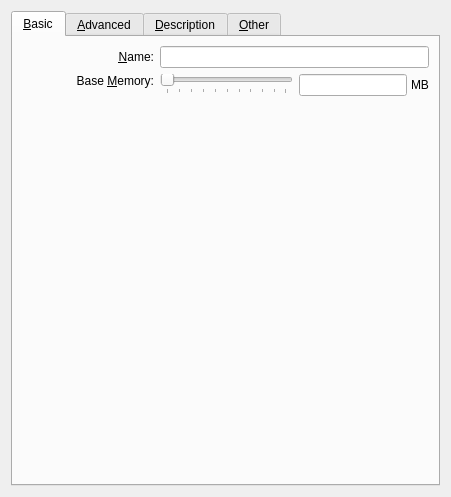
<ui version="4.0" >
 <comment>
 VBox frontends: Qt4 GUI ("VirtualBox"):

 Copyright (C) 2008 Sun Microsystems, Inc.

 This file is part of VirtualBox Open Source Edition (OSE), as
 available from http://www.virtualbox.org. This file is free software;
 you can redistribute it and/or modify it under the terms of the GNU
 General Public License (GPL) as published by the Free Software
 Foundation, in version 2 as it comes in the "COPYING" file of the
 VirtualBox OSE distribution. VirtualBox OSE is distributed in the
 hope that it will be useful, but WITHOUT ANY WARRANTY of any kind.

 Please contact Sun Microsystems, Inc., 4150 Network Circle, Santa
 Clara, CA 95054 USA or visit http://www.sun.com if you need
 additional information or have any questions.
 </comment>
 <class>VBoxVMSettingsGeneral</class>
 <widget class="QWidget" name="VBoxVMSettingsGeneral" >
  <property name="geometry" >
   <rect>
    <x>0</x>
    <y>0</y>
    <width>451</width>
    <height>497</height>
   </rect>
  </property>
  <layout class="QHBoxLayout" >
   <item>
    <widget class="QTabWidget" name="mTabGeneral" >
     <property name="currentIndex" >
      <number>0</number>
     </property>
     <widget class="QWidget" name="mTabBasic" >
      <attribute name="title" >
       <string>&amp;Basic</string>
      </attribute>
      <layout class="QVBoxLayout" >
       <item>
        <widget class="VBoxOSTypeSelectorWidget" name="mOSTypeSelector" >
         <layout class="QGridLayout" >
          <property name="leftMargin" >
           <number>0</number>
          </property>
          <property name="topMargin" >
           <number>0</number>
          </property>
          <property name="rightMargin" >
           <number>0</number>
          </property>
          <property name="bottomMargin" >
           <number>0</number>
          </property>
          <item row="0" column="0" >
           <widget class="QLabel" name="mLbName" >
            <property name="text" >
             <string>&amp;Name:</string>
            </property>
            <property name="alignment" >
             <set>Qt::AlignRight|Qt::AlignTrailing|Qt::AlignVCenter</set>
            </property>
            <property name="buddy" >
             <cstring>mLeName</cstring>
            </property>
           </widget>
          </item>
          <item row="0" column="1" colspan="2" >
           <widget class="QLineEdit" name="mLeName" >
            <property name="whatsThis" >
             <string>Displays the name of the virtual machine.</string>
            </property>
           </widget>
          </item>
          <item row="3" column="0" >
           <widget class="QLabel" name="mLbRam" >
            <property name="text" >
             <string>Base &amp;Memory:</string>
            </property>
            <property name="alignment" >
             <set>Qt::AlignRight|Qt::AlignTrailing|Qt::AlignVCenter</set>
            </property>
            <property name="buddy" >
             <cstring>mLeRam</cstring>
            </property>
           </widget>
          </item>
          <item rowspan="2" row="3" column="1" colspan="2" >
           <layout class="QGridLayout" >
            <item rowspan="2" row="0" column="0" >
             <layout class="QVBoxLayout" >
              <property name="spacing" >
               <number>0</number>
              </property>
              <item>
               <widget class="QSlider" name="mSlRam" >
                <property name="whatsThis" >
                 <string>Controls the amount of memory provided to the virtual machine. If you assign too much, the machine might not start.</string>
                </property>
                <property name="orientation" >
                 <enum>Qt::Horizontal</enum>
                </property>
                <property name="tickPosition" >
                 <enum>QSlider::TicksBelow</enum>
                </property>
               </widget>
              </item>
              <item>
               <layout class="QHBoxLayout" >
                <item>
                 <widget class="QLabel" name="mLbRamMin" >
                  <property name="sizePolicy" >
                   <sizepolicy vsizetype="Fixed" hsizetype="Fixed" >
                    <horstretch>0</horstretch>
                    <verstretch>0</verstretch>
                   </sizepolicy>
                  </property>
                 </widget>
                </item>
                <item>
                 <spacer>
                  <property name="orientation" >
                   <enum>Qt::Horizontal</enum>
                  </property>
                  <property name="sizeHint" >
                   <size>
                    <width>0</width>
                    <height>0</height>
                   </size>
                  </property>
                 </spacer>
                </item>
                <item>
                 <widget class="QLabel" name="mLbRamMax" >
                  <property name="sizePolicy" >
                   <sizepolicy vsizetype="Fixed" hsizetype="Fixed" >
                    <horstretch>0</horstretch>
                    <verstretch>0</verstretch>
                   </sizepolicy>
                  </property>
                  <property name="alignment" >
                   <set>Qt::AlignRight|Qt::AlignTrailing|Qt::AlignVCenter</set>
                  </property>
                 </widget>
                </item>
               </layout>
              </item>
             </layout>
            </item>
            <item row="0" column="1" >
             <layout class="QHBoxLayout" >
              <property name="spacing" >
               <number>4</number>
              </property>
              <item>
               <widget class="QILineEdit" name="mLeRam" >
                <property name="sizePolicy" >
                 <sizepolicy vsizetype="Fixed" hsizetype="Maximum" >
                  <horstretch>0</horstretch>
                  <verstretch>0</verstretch>
                 </sizepolicy>
                </property>
                <property name="whatsThis" >
                 <string>Controls the amount of memory provided to the virtual machine. If you assign too much, the machine might not start.</string>
                </property>
               </widget>
              </item>
              <item>
               <widget class="QLabel" name="mLbRamUnit" >
                <property name="sizePolicy" >
                 <sizepolicy vsizetype="Fixed" hsizetype="Fixed" >
                  <horstretch>0</horstretch>
                  <verstretch>0</verstretch>
                 </sizepolicy>
                </property>
                <property name="text" >
                 <string>MB</string>
                </property>
               </widget>
              </item>
             </layout>
            </item>
           </layout>
          </item>
         </layout>
        </widget>
       </item>
       <item>
        <spacer>
         <property name="orientation" >
          <enum>Qt::Vertical</enum>
         </property>
         <property name="sizeHint" >
          <size>
           <width>20</width>
           <height>0</height>
          </size>
         </property>
        </spacer>
       </item>
      </layout>
     </widget>
     <widget class="QWidget" name="mTabAdvanced" >
      <attribute name="title" >
       <string>&amp;Advanced</string>
      </attribute>
      <layout class="QGridLayout" >
       <item row="0" column="0" >
        <widget class="QLabel" name="mGbBootOrder" >
         <property name="text" >
          <string>Boo&amp;t Order:</string>
         </property>
         <property name="alignment" >
          <set>Qt::AlignRight|Qt::AlignTop|Qt::AlignTrailing</set>
         </property>
         <property name="buddy" >
          <cstring>mTwBootOrder</cstring>
         </property>
        </widget>
       </item>
       <item row="0" column="1" >
        <widget class="QWidget" native="1" name="widget" >
         <property name="sizePolicy" >
          <sizepolicy vsizetype="Fixed" hsizetype="Fixed" >
           <horstretch>0</horstretch>
           <verstretch>0</verstretch>
          </sizepolicy>
         </property>
         <layout class="QHBoxLayout" >
          <property name="leftMargin" >
           <number>0</number>
          </property>
          <property name="topMargin" >
           <number>0</number>
          </property>
          <property name="rightMargin" >
           <number>0</number>
          </property>
          <property name="bottomMargin" >
           <number>0</number>
          </property>
          <item>
           <widget class="QWidget" native="1" name="mWBootContainer" >
            <layout class="QHBoxLayout" >
             <property name="leftMargin" >
              <number>0</number>
             </property>
             <property name="topMargin" >
              <number>0</number>
             </property>
             <property name="rightMargin" >
              <number>0</number>
             </property>
             <property name="bottomMargin" >
              <number>0</number>
             </property>
             <item>
              <layout class="QVBoxLayout" >
               <property name="spacing" >
                <number>0</number>
               </property>
               <item>
                <widget class="BootItemsTable" name="mTwBootOrder" >
                 <property name="whatsThis" >
                  <string>Defines the boot device order. Use checkboxes to the left to enable or disable individual boot devices. Move items up and down to change the device order.</string>
                 </property>
                 <property name="verticalScrollBarPolicy" >
                  <enum>Qt::ScrollBarAlwaysOff</enum>
                 </property>
                 <property name="horizontalScrollBarPolicy" >
                  <enum>Qt::ScrollBarAlwaysOff</enum>
                 </property>
                 <property name="alternatingRowColors" >
                  <bool>true</bool>
                 </property>
                 <property name="rootIsDecorated" >
                  <bool>false</bool>
                 </property>
                 <property name="uniformRowHeights" >
                  <bool>true</bool>
                 </property>
                 <column>
                  <property name="text" >
                   <string>[device]</string>
                  </property>
                 </column>
                </widget>
               </item>
              </layout>
             </item>
             <item>
              <layout class="QVBoxLayout" >
               <property name="spacing" >
                <number>0</number>
               </property>
               <item>
                <widget class="QToolButton" name="mTbBootItemUp" >
                 <property name="enabled" >
                  <bool>false</bool>
                 </property>
                 <property name="focusPolicy" >
                  <enum>Qt::StrongFocus</enum>
                 </property>
                 <property name="toolTip" >
                  <string>Move Up (Ctrl-Up)</string>
                 </property>
                 <property name="whatsThis" >
                  <string>Moves the selected boot device up.</string>
                 </property>
                 <property name="text" >
                  <string/>
                 </property>
                 <property name="autoRaise" >
                  <bool>true</bool>
                 </property>
                </widget>
               </item>
               <item>
                <widget class="QToolButton" name="mTbBootItemDown" >
                 <property name="enabled" >
                  <bool>false</bool>
                 </property>
                 <property name="focusPolicy" >
                  <enum>Qt::StrongFocus</enum>
                 </property>
                 <property name="toolTip" >
                  <string>Move Down (Ctrl-Down)</string>
                 </property>
                 <property name="whatsThis" >
                  <string>Moves the selected boot device down.</string>
                 </property>
                 <property name="text" >
                  <string/>
                 </property>
                 <property name="autoRaise" >
                  <bool>true</bool>
                 </property>
                </widget>
               </item>
               <item>
                <spacer>
                 <property name="orientation" >
                  <enum>Qt::Vertical</enum>
                 </property>
                 <property name="sizeType" >
                  <enum>QSizePolicy::Expanding</enum>
                 </property>
                 <property name="sizeHint" >
                  <size>
                   <width>4</width>
                   <height>0</height>
                  </size>
                 </property>
                </spacer>
               </item>
              </layout>
             </item>
            </layout>
           </widget>
          </item>
         </layout>
        </widget>
       </item>
       <item row="1" column="0" >
        <widget class="QLabel" name="mGbAdvanced" >
         <property name="text" >
          <string>Extended Features:</string>
         </property>
         <property name="alignment" >
          <set>Qt::AlignRight|Qt::AlignTop|Qt::AlignTrailing</set>
         </property>
         <property name="buddy" >
          <cstring>mCbAcpi</cstring>
         </property>
        </widget>
       </item>
       <item row="1" column="1" >
        <layout class="QVBoxLayout" >
         <item>
          <widget class="QCheckBox" name="mCbAcpi" >
           <property name="sizePolicy" >
            <sizepolicy vsizetype="Fixed" hsizetype="MinimumExpanding" >
             <horstretch>0</horstretch>
             <verstretch>0</verstretch>
            </sizepolicy>
           </property>
           <property name="whatsThis" >
            <string>When checked, the virtual machine will support the Advanced Configuration and Power Management Interface (ACPI). &lt;b>Note:&lt;/b> don't disable this feature after having installed a Windows guest operating system!</string>
           </property>
           <property name="text" >
            <string>Enable A&amp;CPI</string>
           </property>
          </widget>
         </item>
         <item>
          <widget class="QCheckBox" name="mCbApic" >
           <property name="sizePolicy" >
            <sizepolicy vsizetype="Fixed" hsizetype="MinimumExpanding" >
             <horstretch>0</horstretch>
             <verstretch>0</verstretch>
            </sizepolicy>
           </property>
           <property name="whatsThis" >
            <string>When checked, the virtual machine will support the Input Output APIC (IO APIC), which may slightly decrease the VM performance. &lt;b>Note:&lt;/b> don't disable this feature after having installed a Windows guest operating system!</string>
           </property>
           <property name="text" >
            <string>Enable IO A&amp;PIC</string>
           </property>
          </widget>
         </item>
         <item>
          <widget class="QCheckBox" name="mCbVirt" >
           <property name="sizePolicy" >
            <sizepolicy vsizetype="Fixed" hsizetype="MinimumExpanding" >
             <horstretch>0</horstretch>
             <verstretch>0</verstretch>
            </sizepolicy>
           </property>
           <property name="whatsThis" >
            <string>When checked, the virtual machine will try to make use of the host CPU's hardware virtualization extensions such as Intel VT-x and AMD-V.</string>
           </property>
           <property name="text" >
            <string>Enable &amp;VT-x/AMD-V</string>
           </property>
          </widget>
         </item>
         <item>
          <layout class="QHBoxLayout" >
           <item>
            <spacer>
             <property name="orientation" >
              <enum>Qt::Horizontal</enum>
             </property>
             <property name="sizeType" >
              <enum>QSizePolicy::Fixed</enum>
             </property>
             <property name="sizeHint" >
              <size>
               <width>20</width>
               <height>0</height>
              </size>
             </property>
            </spacer>
           </item>
           <item>
            <widget class="QCheckBox" name="mCbNestedPaging" >
             <property name="sizePolicy" >
              <sizepolicy vsizetype="Fixed" hsizetype="MinimumExpanding" >
               <horstretch>0</horstretch>
               <verstretch>0</verstretch>
              </sizepolicy>
             </property>
             <property name="whatsThis" >
              <string>When checked, the virtual machine will try to make use of the nested paging extension of Intel VT-x and AMD-V.</string>
             </property>
             <property name="text" >
              <string>Enable Nested Pa&amp;ging</string>
             </property>
            </widget>
           </item>
          </layout>
         </item>
         <item>
          <widget class="QCheckBox" name="mCbPae" >
           <property name="sizePolicy" >
            <sizepolicy vsizetype="Fixed" hsizetype="MinimumExpanding" >
             <horstretch>0</horstretch>
             <verstretch>0</verstretch>
            </sizepolicy>
           </property>
           <property name="whatsThis" >
            <string>When checked, the Physical Address Extension (PAE) feature of the host CPU will be exposed to the virtual machine.</string>
           </property>
           <property name="text" >
            <string>Enable PA&amp;E/NX</string>
           </property>
          </widget>
         </item>
        </layout>
       </item>
       <item row="2" column="0" >
        <widget class="QLabel" name="mGbClipboard" >
         <property name="text" >
          <string>&amp;Shared Clipboard:</string>
         </property>
         <property name="alignment" >
          <set>Qt::AlignRight|Qt::AlignTrailing|Qt::AlignVCenter</set>
         </property>
         <property name="buddy" >
          <cstring>mCbClipboard</cstring>
         </property>
        </widget>
       </item>
       <item rowspan="2" row="2" column="1" >
        <layout class="QHBoxLayout" >
         <item>
          <layout class="QVBoxLayout" >
           <item>
            <widget class="QComboBox" name="mCbClipboard" >
             <property name="sizePolicy" >
              <sizepolicy vsizetype="Fixed" hsizetype="Fixed" >
               <horstretch>0</horstretch>
               <verstretch>0</verstretch>
              </sizepolicy>
             </property>
             <property name="whatsThis" >
              <string>Defines the mode of sharing the clipboard between the guest and the host OS. Note that this feature requires Guest Additions to be installed in the guest OS.</string>
             </property>
            </widget>
           </item>
           <item>
            <widget class="QComboBox" name="mCbIDEController" >
             <property name="sizePolicy" >
              <sizepolicy vsizetype="Fixed" hsizetype="Minimum" >
               <horstretch>0</horstretch>
               <verstretch>0</verstretch>
              </sizepolicy>
             </property>
             <property name="whatsThis" >
              <string>Defines the type of the virtual IDE controller. Depending on this value, VirtualBox will provide different virtual IDE hardware devices to the guest OS.</string>
             </property>
            </widget>
           </item>
          </layout>
         </item>
         <item>
          <spacer>
           <property name="orientation" >
            <enum>Qt::Horizontal</enum>
           </property>
           <property name="sizeType" >
            <enum>QSizePolicy::Expanding</enum>
           </property>
           <property name="sizeHint" >
            <size>
             <width>40</width>
             <height>20</height>
            </size>
           </property>
          </spacer>
         </item>
        </layout>
       </item>
       <item row="3" column="0" >
        <widget class="QLabel" name="mGbIDEController" >
         <property name="text" >
          <string>&amp;IDE Controller Type:</string>
         </property>
         <property name="alignment" >
          <set>Qt::AlignRight|Qt::AlignTrailing|Qt::AlignVCenter</set>
         </property>
         <property name="buddy" >
          <cstring>mCbIDEController</cstring>
         </property>
        </widget>
       </item>
       <item row="4" column="0" >
        <widget class="QLabel" name="mGbSnapshot" >
         <property name="text" >
          <string>S&amp;napshot Folder:</string>
         </property>
         <property name="alignment" >
          <set>Qt::AlignRight|Qt::AlignTrailing|Qt::AlignVCenter</set>
         </property>
         <property name="buddy" >
          <cstring>mPsSnapshot</cstring>
         </property>
        </widget>
       </item>
       <item row="4" column="1" >
        <widget class="VBoxFilePathSelectorWidget" name="mPsSnapshot" >
         <property name="sizePolicy" >
          <sizepolicy vsizetype="Fixed" hsizetype="MinimumExpanding" >
           <horstretch>0</horstretch>
           <verstretch>0</verstretch>
          </sizepolicy>
         </property>
        </widget>
       </item>
       <item row="5" column="1" >
        <spacer>
         <property name="orientation" >
          <enum>Qt::Vertical</enum>
         </property>
         <property name="sizeHint" >
          <size>
           <width>20</width>
           <height>40</height>
          </size>
         </property>
        </spacer>
       </item>
      </layout>
     </widget>
     <widget class="QWidget" name="mTabDescription" >
      <attribute name="title" >
       <string>&amp;Description</string>
      </attribute>
      <layout class="QVBoxLayout" >
       <item>
        <widget class="QTextEdit" name="mTeDescription" >
         <property name="whatsThis" >
          <string>Displays the description of the virtual machine. The description field is useful for commenting configuration details of the installed guest OS.</string>
         </property>
         <property name="acceptRichText" >
          <bool>false</bool>
         </property>
        </widget>
       </item>
      </layout>
     </widget>
     <widget class="QWidget" name="mTabOther" >
      <attribute name="title" >
       <string>&amp;Other</string>
      </attribute>
      <layout class="QGridLayout" >
       <item row="0" column="0" >
        <spacer>
         <property name="orientation" >
          <enum>Qt::Horizontal</enum>
         </property>
         <property name="sizeType" >
          <enum>QSizePolicy::Fixed</enum>
         </property>
         <property name="sizeHint" >
          <size>
           <width>60</width>
           <height>20</height>
          </size>
         </property>
        </spacer>
       </item>
       <item row="0" column="1" >
        <widget class="QLabel" name="mGbRuntime" >
         <property name="text" >
          <string>Runtime:</string>
         </property>
         <property name="alignment" >
          <set>Qt::AlignRight|Qt::AlignTrailing|Qt::AlignVCenter</set>
         </property>
         <property name="buddy" >
          <cstring>mCbSaveMounted</cstring>
         </property>
        </widget>
       </item>
       <item row="0" column="2" >
        <widget class="QCheckBox" name="mCbSaveMounted" >
         <property name="whatsThis" >
          <string>If checked, any change to mounted CD/DVD or Floppy media performed during machine execution will be saved in the settings file in order to preserve the configuration of mounted media between runs.</string>
         </property>
         <property name="text" >
          <string>&amp;Remember Mounted Media</string>
         </property>
         <property name="checked" >
          <bool>true</bool>
         </property>
        </widget>
       </item>
       <item row="0" column="3" >
        <spacer>
         <property name="orientation" >
          <enum>Qt::Horizontal</enum>
         </property>
         <property name="sizeHint" >
          <size>
           <width>40</width>
           <height>20</height>
          </size>
         </property>
        </spacer>
       </item>
       <item row="1" column="2" >
        <spacer>
         <property name="orientation" >
          <enum>Qt::Vertical</enum>
         </property>
         <property name="sizeHint" >
          <size>
           <width>20</width>
           <height>40</height>
          </size>
         </property>
        </spacer>
       </item>
      </layout>
     </widget>
    </widget>
   </item>
  </layout>
 </widget>
 <customwidgets>
  <customwidget>
   <class>VBoxOSTypeSelectorWidget</class>
   <extends>QWidget</extends>
   <header>VBoxOSTypeSelectorWidget.h</header>
  </customwidget>
  <customwidget>
   <class>VBoxFilePathSelectorWidget</class>
   <extends>QComboBox</extends>
   <header>VBoxFilePathSelectorWidget.h</header>
   <container>1</container>
  </customwidget>
  <customwidget>
   <class>BootItemsTable</class>
   <extends>QTreeWidget</extends>
   <header>VBoxSettingsUtils.h</header>
  </customwidget>
  <customwidget>
   <class>QILabelSeparator</class>
   <extends>QLabel</extends>
   <header>QILabelSeparator.h</header>
  </customwidget>
  <customwidget>
   <class>QILineEdit</class>
   <extends>QLineEdit</extends>
   <header>QILineEdit.h</header>
  </customwidget>
 </customwidgets>
 <resources/>
 <connections/>
</ui>
